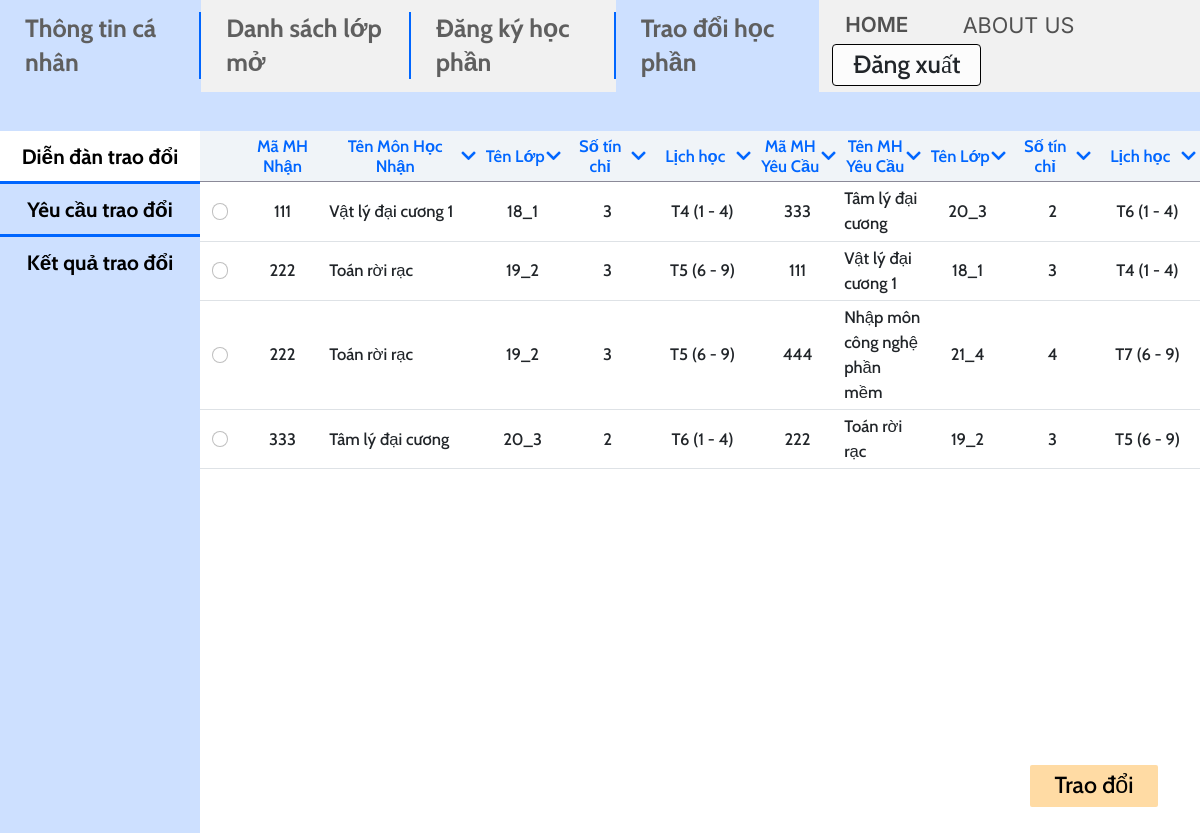
Screenshot of /mvc/views/Exchange.php (signed in) with the database file from the repository.
### tables this page shows
CREATE TABLE `trade` (
  `trade_ID` int(11) NOT NULL,
  `period_id` int(11) NOT NULL,
  `course_id` int(11) NOT NULL,
  `class_id` int(11) NOT NULL,
  `student_id` int(11) NOT NULL,
  `target_course_id` int(11) NOT NULL,
  `target_class_id` int(11) NOT NULL,
  `student2_id` int(11) DEFAULT NULL,
  `state` int(11) DEFAULT NULL
);

CREATE TABLE `course` (
  `ID` int(11) NOT NULL,
  `name` varchar(100) NOT NULL,
  `credits` int(11) NOT NULL,
  `faculty` int(11) DEFAULT NULL
);

CREATE TABLE `class` (
  `ID` int(11) NOT NULL,
  `name` varchar(45) NOT NULL,
  `school_year` year(4) NOT NULL,
  `faculty` int(11) NOT NULL
);

CREATE TABLE `day` (
  `num` int(11) NOT NULL,
  `name` varchar(45) NOT NULL
);

CREATE TABLE `available_course_info` (
  `period_id` int(11) NOT NULL,
  `course_id` int(11) NOT NULL,
  `class_id` int(11) NOT NULL,
  `room` varchar(45) NOT NULL,
  `max_student` int(11) NOT NULL,
  `start_period` int(11) NOT NULL,
  `end_period` int(11) NOT NULL,
  `start_date` datetime DEFAULT NULL,
  `day` int(11) DEFAULT NULL
);

### mvc/views/Exchange.php (the view, shortened to what this page needs)
<?php
include "../config/db_connect.php";
$sql = "SELECT t.trade_id, t.student_id, co1.ID AS course1_id, co1.name AS course1_name, cl1.name AS class_name1, co1.credits AS course1_cre, d1.name AS day_name1, aci1.start_period AS course1_start, aci1.end_period AS course1_end,
        co2.ID AS course2_id, co2.name AS course2_name, cl2.name AS class_name2, co2.credits AS course2_cre, d2.name AS day_name2, aci2.start_period AS course2_start, aci2.end_period AS course2_end
FROM trade t INNER JOIN course co1 ON t.course_id = co1.ID
INNER JOIN available_course_info aci1 ON t.period_id = aci1.period_id AND t.course_id = aci1.course_id
INNER JOIN class cl1 ON cl1.ID = aci1.class_id
INNER JOIN day d1 on d1.num = aci1.day
INNER JOIN course co2 ON t.target_course_id = co2.ID
INNER JOIN available_course_info aci2 ON t.target_course_id = aci2.course_id
INNER JOIN class cl2 ON cl2.ID = aci2.class_id
INNER JOIN day d2 on d2.num = aci2.day";
$query = $conn->query($sql);
$query->setFetchMode(PDO::FETCH_ASSOC);
?>
<!DOCTYPE html>
<html lang="en">
<head>
  <link href="https://cdn.jsdelivr.net/npm/bootstrap@5.2.3/dist/css/bootstrap.min.css" rel="stylesheet" />
  <link rel="stylesheet" href="https://cdnjs.cloudflare.com/ajax/libs/font-awesome/5.15.3/css/all.min.css">
  <link rel="stylesheet" href="../../public/css/Exchange.css" />
</head>
<body>
  <div class="container-fluid" style="padding: 0 !important">
    <div id="rectangle" style="width:100%; height:4.8rem; background-color: #CDE0FF"></div>
    <div class="row h-100" style="margin: 0!important">
      <div class="col-2 bg-primary pane">
        <div class="list-group-flush">
          <a href="./Exchange.php" class="list-group-item list-group-item-action left-exchange">Diễn đàn trao đổi</a>
          <a href="./Demand.php" class="list-group-item list-group-item-action left-demand">Yêu cầu trao đổi</a>
          <a href="./ExchangeResult.php" class="list-group-item list-group-item-action left-result">Kết quả trao đổi</a>
        </div>
      </div>
      <div class="col-10" style="padding: 0px !important">
        <form action="../controllers/trade.php" class="demand" method="post">
          <div class="table-responsive" style="min-width: 700px; height: calc(100vh - 22rem)">
            <table class="table table-responsive table-hover">
              <thead style="background-color: #F0F4F8; border-bottom: 1px solid #8B8A98;">
                <tr>
                  <th style="width: 4%"></th>
                  <th style="width: 8.5%">Mã MH<br>Nhận</th>
                  <th style="width: 15.5%">
                    <div style="display:flex; align-items:center; justify-content: center">
                      <div style="margin-left: 0;">Tên Môn Học Nhận</div>
                      <div style="margin-left: auto"><i class="fa fa-chevron-down"></i></div>
                    </div>
                  </th>
                  <th style="width: 8.5%">
                    <div style="display:flex; align-items:center; justify-content: center">
                      <div style="margin-left: auto">Tên Lớp</div>
                      <div style="margin-left: auto"><i class="fa fa-chevron-down"></i></div>
                    </div>
                  </th>
                  <th style="width: 8.5%">
                    <div style="display:flex; align-items:center; justify-content: center">
                      <div style="margin-left: auto">Số tín chỉ</div>
                      <div style="margin-left: auto"><i class="fa fa-chevron-down"></i></div>
                    </div>
                  </th>
                  <th style="width: 10.5%">
                    <div style="display:flex; align-items:center; justify-content: center">
                      <div style="margin-left: auto">Lịch học</div>
                      <div style="margin-left: auto"><i class="fa fa-chevron-down"></i></div>
                    </div>
                  </th>
                  <th style="width: 8.5%">
                    <div style="display: flex; align-items: center; justify-content: center">
                      <div style="margin-left: auto">Mã MH<br>Yêu Cầu</div>
                      <div style="margin-left: auto"><i class="fa fa-chevron-down"></i></div>
                    </div>
                  </th>
                  <th style="width: 8.5%">
                    <div style="display:flex; align-items:center; justify-content: center">
                      <div style="margin-left: auto">Tên MH<br>Yêu Cầu</div>
                      <div style="margin-left: auto"><i class="fa fa-chevron-down"></i></div>
                    </div>
                  </th>
                  <th style="width: 8.5%">
                    <div style="display:flex; align-items:center; justify-content: center">
                      <div style="margin-left: auto">Tên Lớp</div>
                      <div style="margin-left: auto"><i class="fa fa-chevron-down"></i></div>
                    </div>
                  </th>
                  <th style="width: 8.5%">
                    <div style="display:flex; align-items:center; justify-content: center">
                      <div style="margin-left: auto">Số tín chỉ</div>
                      <div style="margin-left: auto"><i class="fa fa-chevron-down"></i></div>
                    </div>
                  </th>
                  <th style="width: 10.5%">
                    <div style="display:flex; align-items:center; justify-content: center">
                      <div style="margin-left: auto">Lịch học</div>
                      <div style="margin-left: auto"><i class="fa fa-chevron-down"></i></div>
                    </div>
                  </th>
                </tr>
              </thead>
              <tbody>
                <?php
                while ($row = $query->fetch()) { ?>
                  <tr>
                    <td><input class="form-check-input" type="radio" name="select-demand" value="<?php echo $row['trade_id']; ?>"></td>
                    <td><?php echo $row['course2_id']; ?></td>
                    <td style="text-align: left">
                      <?php echo $row['course2_name']; ?></td>
                    <td><?php echo $row['class_name2']; ?></td>
                    <td><?php echo $row['course2_cre']; ?></td>
                    <td><?php echo $row['day_name2'] . ' (' . $row['course2_start'] . ' - ' . $row['course2_end'] . ')'; ?></td>
                    <td><?php echo $row['course1_id']; ?></td>
                    <td style="text-align: left">
                      <?php echo $row['course1_name']; ?></td>
                    <td><?php echo $row['class_name1']; ?></td>
                    <td><?php echo $row['course1_cre']; ?></td>
                    <td><?php echo $row['day_name1'] . ' (' . $row['course1_start'] . ' - ' . $row['course1_end'] . ')'; ?></td>
                  </tr>
                <?php } ?>
              </tbody>
            </table>
          </div>
          <button type="submit" name="trade" class="btn-trade">Trao đổi</button>
        </form>
      </div>
    </div>
  </div>
</body>
</html>

### public/css/Exchange.css (style rules this page uses)
.left-exchange { border: none !important; background-color: white; }
.left-exchange { border: none !important; }
.list-group-item { font-weight: 700; font-size: 2.5rem; line-height: 4rem; padding: 1rem 0 !important; text-align: center; color: black !important; border-top: 1px solid #0066FF; }
.btn-trade { position: block; vertical-align: bottom; float: right; margin-top: 2rem; margin-right: 5rem; text-align: center; font-weight: 500; font-size: 2.8rem; line-height: 3rem; padding: 1rem 3rem; color: black; border: none; background-color: #FFDBA4; border-radius: 2px; }
.pane { min-height: calc(100vh - 11.8rem); padding: 0 !important; }
th { font-weight: 600; font-size: 2rem; line-height: 2.5rem; color: #0066FF; }
thead { position: sticky; position: -webkit-sticky; top: 0; background-color: #F0F4F8; z-index: 999; border-top: none !important; border-bottom: none !important; box-shadow: inset 0 -1px 0 #8B8A98; padding: 2px 0; }
table tbody:nth-of-type(1) tr:nth-of-type(1) td { border-top: none !important; }
td { padding: 1rem 0; }
tr { vertical-align: middle; text-align: center; font-weight: 500; font-size: 2rem; }
.bg-secondary { background-color: #F1F1F1 !important; }
.bg-primary { background-color: #CDE0FF !important; }
body { font-family: 'Cabin', sans-serif; height: 100vh; }
@media screen and (max-width: 2399px) { html { font-size: 62.5% !important; } }
@media screen and (max-width: 1699px) { html { font-size: 52% !important; } }

### mvc/views/Exchange.php (style rules this page uses)
.nav-item.exchange { background-color: #cde0ff !important; }

### rows the page displays
trade: target_course.ID "111", target_course.name "Vật lý đại cương 1", class.name "18_1", target_course.credits "3", day.name "T4", available_course_info.start_period "1", available_course_info.end_period "4", course.ID "333", course.name "Tâm lý đại cương", class.name "20_3", course.credits "2", day.name "T6"
trade: target_course.ID "222", target_course.name "Toán rời rạc", class.name "19_2", target_course.credits "3", day.name "T5", available_course_info.start_period "6", available_course_info.end_period "9", course.ID "111", course.name "Vật lý đại cương 1", class.name "18_1", course.credits "3", day.name "T4", available_course_info.start_period "1", available_course_info.end_period "4"
trade: target_course.ID "222", target_course.name "Toán rời rạc", class.name "19_2", target_course.credits "3", day.name "T5", available_course_info.start_period "6", available_course_info.end_period "9", course.ID "444", course.name "Nhập môn công nghệ phần mềm", class.name "21_4", course.credits "4", day.name "T7"
trade: target_course.ID "333", target_course.name "Tâm lý đại cương", class.name "20_3", target_course.credits "2", day.name "T6", available_course_info.start_period "1", available_course_info.end_period "4", course.ID "222", course.name "Toán rời rạc", class.name "19_2", course.credits "3", day.name "T5", available_course_info.start_period "6", available_course_info.end_period "9"
